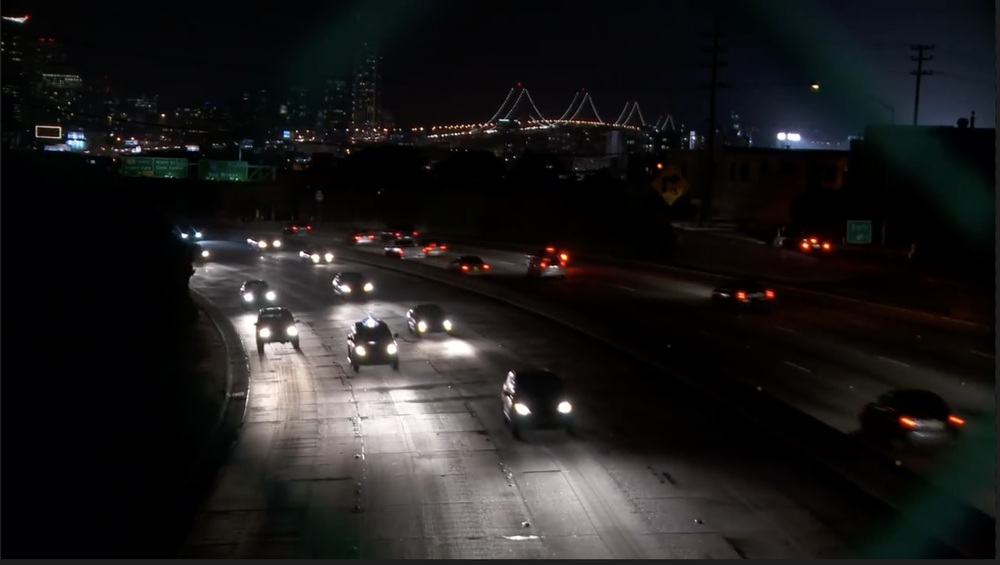
#> input picture examples/assets/cars.png, 1000 x 565 px, shrunk from 1726 x 976 before the run, found by its file name
$ jupyter execute plot_coords.ipynb
#> lines starting #> are read from the running program, lines starting #| are printed output that depends on the picture
[cell 1]
import numpy as np
import matplotlib.pyplot as plt
import csv
import pandas as pd

infile = '/Users/timseifert/multi-object-tracker/examples/example_notebooks/bounding_box_collection_cars.csv'


def plotLine(p1, p2):
    plt.plot( [p1[0], p2[0]], [p1[1], p2[1]] )

COLS = ['id','x','y']
df = pd.DataFrame(columns=COLS)


x =0
x2=0
y=0
y2=0
x_final=[]
y_final = []
id_point =[]


with open(infile, 'r') as csvfile:
#> (reads examples/example_notebooks/bounding_box_collection_cars.csv from the repository)
    rows = csv.reader(csvfile)
    for row in rows:
        try:
            coords = row[1]
            coords = coords.strip("[]")
            arr = coords.split(" ")
            while '' in arr:
                arr.remove('')
            x = float(arr[0])
            x2 = float(arr[1])
            y = (float(arr[2]))
            y2 = float(arr[3])

            x_final.append(((x+x2)))
            #we must invert y coordinates
            y_final.append(((y+y2)))
            print("x is" + str(float(x)))
            print("y is" + str(float(y)))
            id_point.append(row[0])
            # take coordinates and output to a csv file
            new_entry = []
            new_entry.append(row[0])
            new_entry.append((x+y2))
            new_entry.append((y+x2))

            data_frame = pd.DataFrame([new_entry], columns=COLS)
            df = df.append(data_frame, ignore_index=True)
            df.to_csv('id_and_coordinates.csv', columns=COLS,index=False)
        except:
            continue

# Fill a dictionary with the points
points = {} # Create empty dictionary
for idx, point in enumerate(zip(x_final,y_final)):
    points[id_point[idx]] = point


#'/Users/timseifert/multi-object-tracker/examples/assets/ppl_walking.png'
im = plt.imread('/Users/timseifert/multi-object-tracker/examples/assets/cars.png')
#> im is the input picture: shape (565, 1000, 4) float32; mean R, G, B, A 0.114, 0.109, 0.108, 1
plt.figure(figsize=(20,20))
implot = plt.imshow(im)
plt.scatter(x_final, y_final)

for key in points:
    plt.annotate(key, xy=points[key])
for id_val in id_point:
    print(points[id_val])


plt.gca()
plt.show()
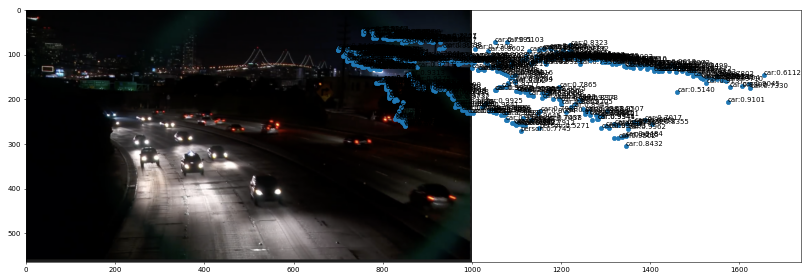
#> figure drawn by matplotlib, 1 panel
